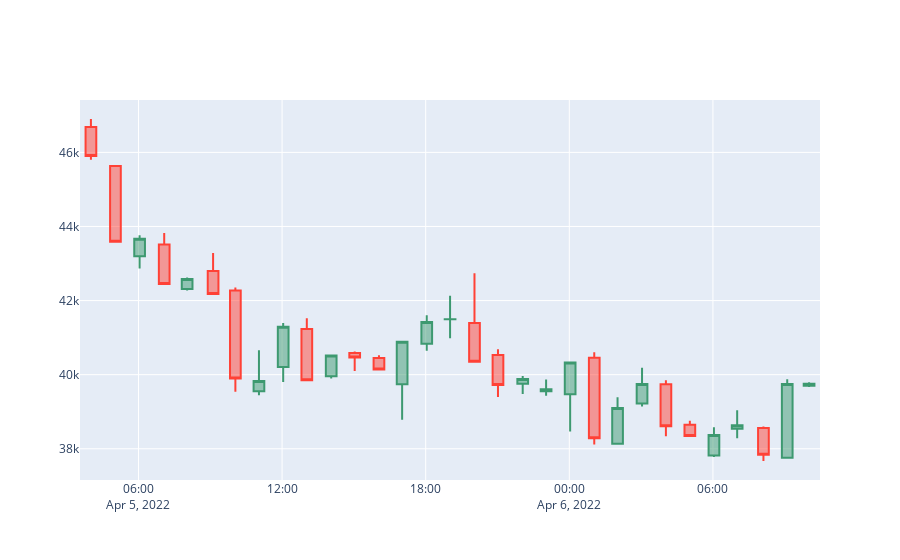

The notebook cell saved with this chart:
### Markdown cell above
Cuối cùng, chúng ta đã sẵn sàng để tạo Biểu đồ hình nến.

### Code cell
fig = go.Figure(data=[go.Candlestick(x=data['Date'],
                open=candlestick_data['Price']['first'], 
                high=candlestick_data['Price']['max'],
                low=candlestick_data['Price']['min'], 
                close=candlestick_data['Price']['last'])
                ])

fig.update_layout(xaxis_rangeslider_visible=False)

fig.show()
